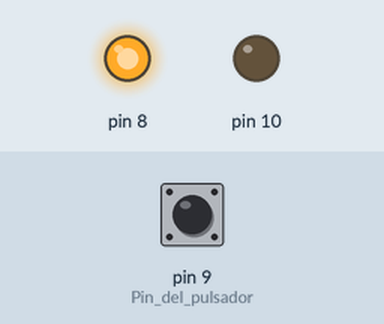
This sketch was run on a simulated Arduino Uno, built with avr-gcc and run on an emulated ATmega328P. Shown: output pins drawn as LEDs (lit = HIGH). The test bench sets the inputs (shaded band); at power-on: pin 9 (Pin_del_pulsador) LOW.

Above: at 1.2 s.
1.3 s: pin 9 (Pin_del_pulsador) pulled HIGH for 0.15 s
At 2.6 s:
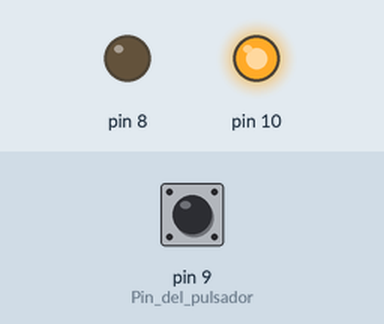
2.9 s: pin 9 (Pin_del_pulsador) pulled HIGH for 1 s
At 3.8 s:
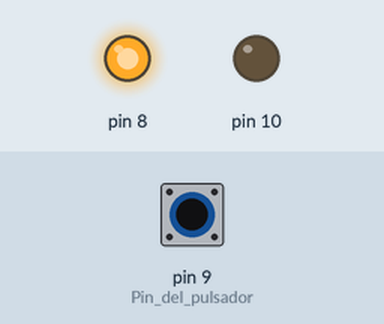
5.4 s: pin 9 (Pin_del_pulsador) pulled HIGH for 3.2 s
At 6.9 s:
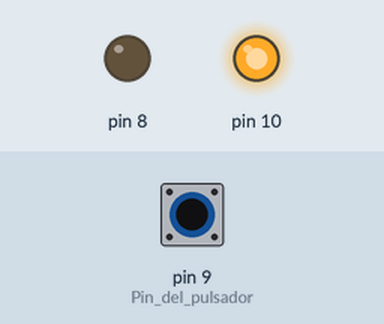
Timing chart, 0 to 8.4 s (numbered marks = the images above; inputs shaded):
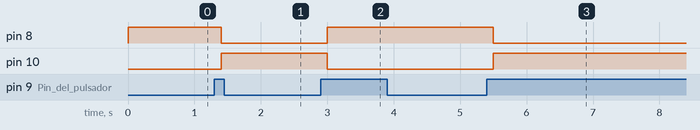

The sketch:

cristian_padr_n_simulaci_n_inform_tica_21.ino
```cpp
int val=0; //Variable que almacena el estado del pulsador
int estado=0; //Variable que determina el cambio de estado de las luces LED
int val2=0; //Variable que almacena el anterior estado del pulsador
void setup()
{
  pinMode(9, INPUT); //Pin del pulsador, se define como entrada
  //Pines de las luces LED, se encuentran definidas como salidas
  pinMode(8, OUTPUT);
  pinMode(10, OUTPUT);
}

void loop()
{
  val=digitalRead(9); //Lee el estado del pulsador
  if ((val==HIGH)&&(val2==LOW)){ //Se comprueba que el estado del pulsador se encuentre en alto
  	estado=1-estado; //Se cambia el estado de la iluminación
    delay(100);
  }
  val2=val; //Almacena el estado actual del pulsador
  //Se cambia la iluminación dependiendo de la variable estado
  if (estado==1){
  	digitalWrite(8,LOW);
    digitalWrite(10,HIGH);
  }
  else{
  	digitalWrite(10,LOW);
    digitalWrite(8,HIGH);
  }
}
```

Measured:
- after the input at 1.3 s, pin 8: HIGH → LOW after 0.10 s; pin 10: LOW → HIGH after 0.10 s
- after the input at 2.9 s, pin 8: LOW → HIGH after 0.10 s; pin 10: HIGH → LOW after 0.10 s
- after the input at 5.4 s, pin 8: HIGH → LOW after 0.10 s; pin 10: LOW → HIGH after 0.10 s
